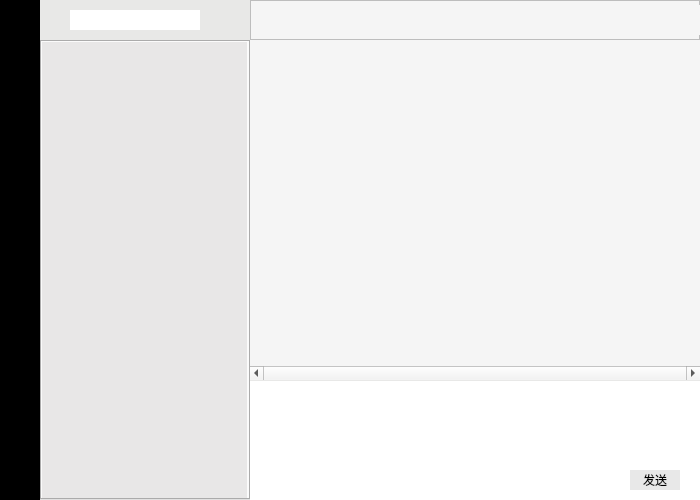
<?xml version="1.0" encoding="UTF-8"?>
<ui version="4.0">
 <class>HomePage</class>
 <widget class="QWidget" name="HomePage">
  <property name="geometry">
   <rect>
    <x>0</x>
    <y>0</y>
    <width>700</width>
    <height>500</height>
   </rect>
  </property>
  <property name="maximumSize">
   <size>
    <width>700</width>
    <height>500</height>
   </size>
  </property>
  <property name="windowTitle">
   <string>客户端</string>
  </property>
  <property name="windowIcon">
   <iconset>
    <normaloff>../../浏览器下载内容/chat.png</normaloff>../../浏览器下载内容/chat.png</iconset>
  </property>
  <property name="windowOpacity">
   <double>1.000000000000000</double>
  </property>
  <property name="styleSheet">
   <string notr="true"/>
  </property>
  <widget class="QTextEdit" name="editMsgWindow">
   <property name="geometry">
    <rect>
     <x>250</x>
     <y>410</y>
     <width>450</width>
     <height>90</height>
    </rect>
   </property>
   <property name="styleSheet">
    <string notr="true">*{
	background-color:#ffffff;
	border-style:none;
}</string>
   </property>
  </widget>
  <widget class="QFrame" name="frame">
   <property name="geometry">
    <rect>
     <x>0</x>
     <y>0</y>
     <width>40</width>
     <height>500</height>
    </rect>
   </property>
   <property name="styleSheet">
    <string notr="true">*
{
	background-color:#000000;
	border-style:none;
}</string>
   </property>
   <property name="frameShape">
    <enum>QFrame::StyledPanel</enum>
   </property>
   <property name="frameShadow">
    <enum>QFrame::Raised</enum>
   </property>
   <widget class="QLabel" name="profile">
    <property name="geometry">
     <rect>
      <x>7</x>
      <y>10</y>
      <width>25</width>
      <height>25</height>
     </rect>
    </property>
    <property name="text">
     <string/>
    </property>
    <property name="pixmap">
     <pixmap>C:/Users/cyx/Pictures/1.jpg</pixmap>
    </property>
    <property name="scaledContents">
     <bool>true</bool>
    </property>
   </widget>
   <widget class="QLabel" name="moreFuncLabel">
    <property name="geometry">
     <rect>
      <x>10</x>
      <y>470</y>
      <width>20</width>
      <height>20</height>
     </rect>
    </property>
    <property name="text">
     <string/>
    </property>
    <property name="pixmap">
     <pixmap>../../浏览器下载内容/more.png</pixmap>
    </property>
    <property name="scaledContents">
     <bool>true</bool>
    </property>
   </widget>
  </widget>
  <widget class="QFrame" name="frame_2">
   <property name="geometry">
    <rect>
     <x>40</x>
     <y>0</y>
     <width>210</width>
     <height>40</height>
    </rect>
   </property>
   <property name="styleSheet">
    <string notr="true">*{
	background-color:#e8e8e7;
	border-style:none;
}</string>
   </property>
   <property name="frameShape">
    <enum>QFrame::StyledPanel</enum>
   </property>
   <property name="frameShadow">
    <enum>QFrame::Raised</enum>
   </property>
   <widget class="QLineEdit" name="searchText">
    <property name="geometry">
     <rect>
      <x>30</x>
      <y>10</y>
      <width>130</width>
      <height>20</height>
     </rect>
    </property>
    <property name="styleSheet">
     <string notr="true">*
{
	background-color:#ffffff
}</string>
    </property>
    <property name="text">
     <string/>
    </property>
   </widget>
   <widget class="QLabel" name="seachLabel">
    <property name="geometry">
     <rect>
      <x>5</x>
      <y>10</y>
      <width>20</width>
      <height>20</height>
     </rect>
    </property>
    <property name="text">
     <string/>
    </property>
    <property name="pixmap">
     <pixmap>../../浏览器下载内容/放大镜.png</pixmap>
    </property>
    <property name="scaledContents">
     <bool>true</bool>
    </property>
   </widget>
   <widget class="QPushButton" name="addContactButton">
    <property name="geometry">
     <rect>
      <x>170</x>
      <y>10</y>
      <width>20</width>
      <height>20</height>
     </rect>
    </property>
    <property name="styleSheet">
     <string notr="true">*{
	border-style:none;
}</string>
    </property>
    <property name="text">
     <string/>
    </property>
    <property name="icon">
     <iconset>
      <normaloff>../../浏览器下载内容/add.png</normaloff>../../浏览器下载内容/add.png</iconset>
    </property>
    <property name="iconSize">
     <size>
      <width>20</width>
      <height>20</height>
     </size>
    </property>
   </widget>
  </widget>
  <widget class="QFrame" name="frame_3">
   <property name="geometry">
    <rect>
     <x>250</x>
     <y>0</y>
     <width>450</width>
     <height>40</height>
    </rect>
   </property>
   <property name="styleSheet">
    <string notr="true">*{
	background-color:#f5f5f5;
	border-bottom:1px solid #e8e8e8;
}</string>
   </property>
   <property name="frameShape">
    <enum>QFrame::StyledPanel</enum>
   </property>
   <property name="frameShadow">
    <enum>QFrame::Raised</enum>
   </property>
   <widget class="QLabel" name="chattingUserName">
    <property name="geometry">
     <rect>
      <x>20</x>
      <y>5</y>
      <width>430</width>
      <height>30</height>
     </rect>
    </property>
    <property name="font">
     <font>
      <family>Adobe Arabic</family>
      <pointsize>16</pointsize>
     </font>
    </property>
    <property name="styleSheet">
     <string notr="true">*{
	border-style:none;
}</string>
    </property>
    <property name="text">
     <string/>
    </property>
   </widget>
  </widget>
  <widget class="QFrame" name="frame_4">
   <property name="geometry">
    <rect>
     <x>250</x>
     <y>380</y>
     <width>450</width>
     <height>30</height>
    </rect>
   </property>
   <property name="styleSheet">
    <string notr="true">*{
	background-color:#ffffff;
	border-style:none;
    border-top:1px solid #e8e8e7;
}</string>
   </property>
   <property name="frameShape">
    <enum>QFrame::StyledPanel</enum>
   </property>
   <property name="frameShadow">
    <enum>QFrame::Raised</enum>
   </property>
   <widget class="QPushButton" name="fileButton">
    <property name="geometry">
     <rect>
      <x>20</x>
      <y>7</y>
      <width>20</width>
      <height>20</height>
     </rect>
    </property>
    <property name="styleSheet">
     <string notr="true">*{
	border-style:none;
}</string>
    </property>
    <property name="text">
     <string/>
    </property>
    <property name="icon">
     <iconset>
      <normaloff>../../浏览器下载内容/Folder Icon.png</normaloff>../../浏览器下载内容/Folder Icon.png</iconset>
    </property>
    <property name="iconSize">
     <size>
      <width>20</width>
      <height>20</height>
     </size>
    </property>
   </widget>
   <widget class="QPushButton" name="historyButton">
    <property name="geometry">
     <rect>
      <x>60</x>
      <y>5</y>
      <width>20</width>
      <height>20</height>
     </rect>
    </property>
    <property name="styleSheet">
     <string notr="true">*{
	border-style:none;
}</string>
    </property>
    <property name="text">
     <string/>
    </property>
    <property name="icon">
     <iconset>
      <normaloff>../../浏览器下载内容/bubble chat 1.png</normaloff>../../浏览器下载内容/bubble chat 1.png</iconset>
    </property>
    <property name="iconSize">
     <size>
      <width>20</width>
      <height>20</height>
     </size>
    </property>
   </widget>
  </widget>
  <widget class="QPushButton" name="sendButton">
   <property name="geometry">
    <rect>
     <x>630</x>
     <y>470</y>
     <width>50</width>
     <height>20</height>
    </rect>
   </property>
   <property name="styleSheet">
    <string notr="true">*{
	background-color:#e8e8e8;
	border-style:none;
}</string>
   </property>
   <property name="text">
    <string>发送</string>
   </property>
  </widget>
  <widget class="QTabWidget" name="tabWidget">
   <property name="enabled">
    <bool>true</bool>
   </property>
   <property name="geometry">
    <rect>
     <x>0</x>
     <y>40</y>
     <width>250</width>
     <height>460</height>
    </rect>
   </property>
   <property name="styleSheet">
    <string notr="true">QTabBar::tab{
	width:42px;
	background-color:#0ffffff;	
	border-style:none;
	margin:0;
}</string>
   </property>
   <property name="tabPosition">
    <enum>QTabWidget::West</enum>
   </property>
   <property name="currentIndex">
    <number>0</number>
   </property>
   <widget class="QWidget" name="contactTab">
    <attribute name="icon">
     <iconset>
      <normaloff>../../浏览器下载内容/people.png</normaloff>../../浏览器下载内容/people.png</iconset>
    </attribute>
    <attribute name="title">
     <string/>
    </attribute>
    <widget class="QListWidget" name="contactList">
     <property name="geometry">
      <rect>
       <x>0</x>
       <y>0</y>
       <width>205</width>
       <height>460</height>
      </rect>
     </property>
     <property name="styleSheet">
      <string notr="true">*
{
	background-color:#e8e7e7;
	border-style:none;
}</string>
     </property>
     <property name="verticalScrollBarPolicy">
      <enum>Qt::ScrollBarAsNeeded</enum>
     </property>
     <property name="autoScrollMargin">
      <number>16</number>
     </property>
    </widget>
   </widget>
  </widget>
  <widget class="QListWidget" name="msgList">
   <property name="geometry">
    <rect>
     <x>250</x>
     <y>40</y>
     <width>450</width>
     <height>340</height>
    </rect>
   </property>
   <property name="styleSheet">
    <string notr="true">QListWidget{
	background-color:#f5f5f5;
	border-style:none;
}
QListWidget::Item{
	width:430px;
	height:100px;
	background-color:#66cccc;
	margin:5px;
}</string>
   </property>
   <property name="horizontalScrollBarPolicy">
    <enum>Qt::ScrollBarAlwaysOn</enum>
   </property>
   <property name="verticalScrollMode">
    <enum>QAbstractItemView::ScrollPerPixel</enum>
   </property>
   <property name="horizontalScrollMode">
    <enum>QAbstractItemView::ScrollPerPixel</enum>
   </property>
   <property name="isWrapping" stdset="0">
    <bool>false</bool>
   </property>
  </widget>
 </widget>
 <resources/>
 <connections/>
</ui>
